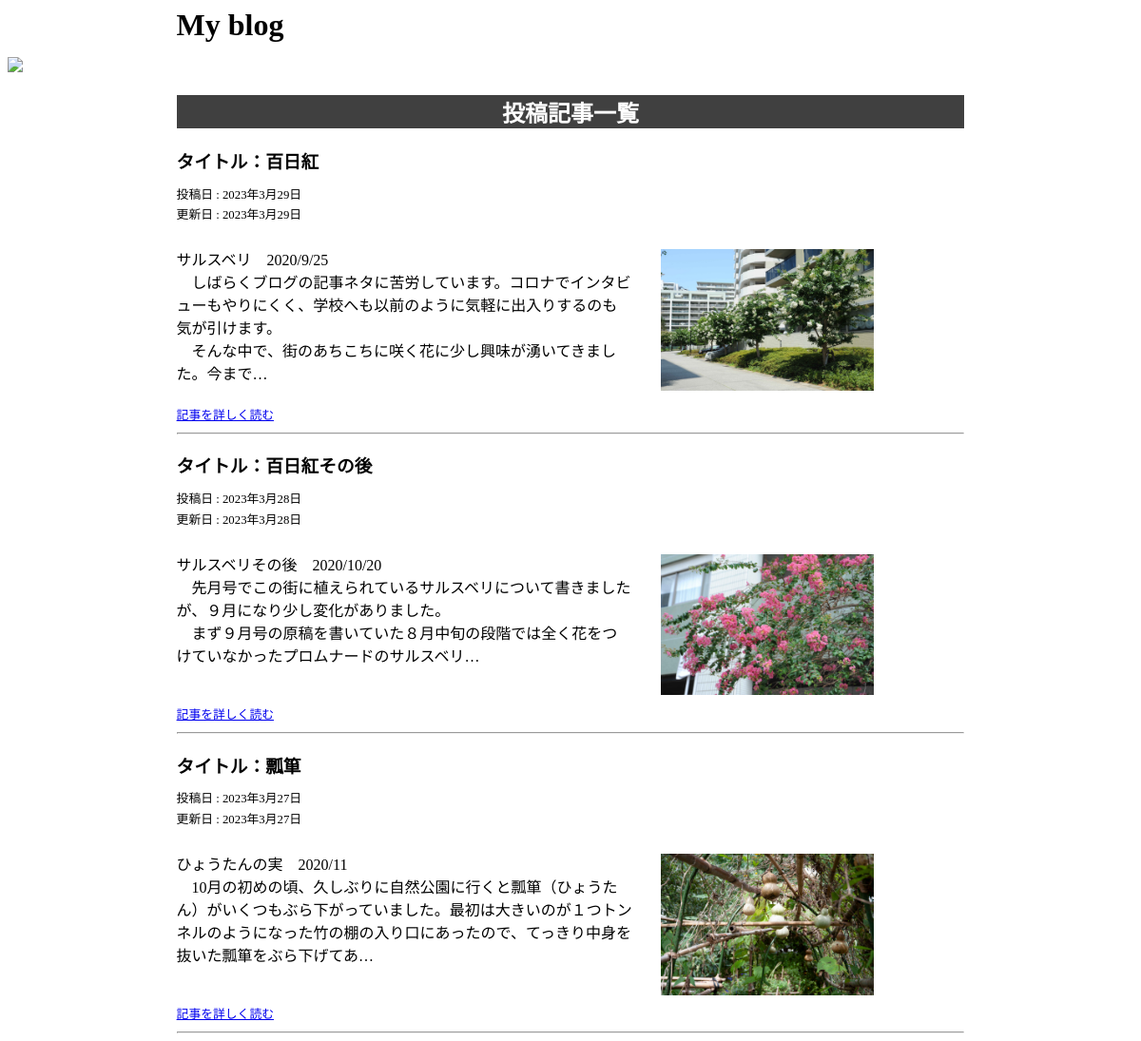
Screenshot of /blog/ with the database file from the repository.
### blog/models.py (models this page shows, shortened)
class Post(models.Model):
    title = models.CharField(max_length=40)
    text = models.TextField()
    image = models.ImageField(null = True, upload_to='media/images/')
    posted_at = models.DateField()
    updated_at = models.DateField()

### blog/views.py (the view)
# urls.py: path('',views.index,name='index'),
def index(request):
    posts = Post.objects.all()
    params = {
        'posts':posts
    }
    return render(request, 'blog/index.html',params)

### blog/templates/blog/index.html (shortened to what this page needs)
{% load static %}
<!DOCTYPE html>
<html lang="ja">
<head>
    <link rel="stylesheet" href="{% static 'blog/css/style.css' %}">
</head>
<body>
    <h1>My blog</h1>
    <img src="{% static 'blog/images/TopPhoto.jpg' %}">
    <div class="container">
    <h2>投稿記事一覧</h2>
    {% for post in posts %}
    <div>
    <h3>タイトル：{{ post.title }}</h3>
    <p class="day">投稿日 : {{ post.posted_at }}</p>
    <p class="day">更新日 : {{ post.updated_at }}</p>
    <div class="post">
        <div class="post_text">
            <p>{{ post.text|truncatechars:120|linebreaks }}</p>
        </div>
        <div class="post_image">
            <br><img src="{{ post.image.url }}" >
        </div>
    </div>
    <p class="day"><a href="{% url 'detail' post.id %}">記事を詳しく読む </a></p>
    <hr />
    </div>
    {% endfor %}
    </div>
</body>
</html>

### blog/static/blog/css/style.css (style rules this page uses)
h1 { font-weight: 600; color: #000; width: 70%; margin: 0 auto 15px auto; }
h2 { text-align: center; color: #fff; background-color: #404040; }
img { width: 100%; max-width: 1200px; margin: 0 auto; }
.container { width: 70%; margin: 0 auto; }
.day { font-size: 0.8em; line-height: 0.7; }
.post { display: grid; grid-template-columns: 3fr 2fr; gap: 0 30px; }
.post_image { width: 70%; }

### rows the page displays
Post: title "百日紅", posted_at "2023年3月29日", updated_at "2023年3月29日", text "サルスベリ 2020/9/25 しばらくブログの記事ネタに苦労しています。コロナでインタビューもやりにくく、学校へも以前のように気軽に出入りするのも気が引けます。 そんな中で、街のあちこちに咲く花に少し興味が湧いてきました。今まで…", image (picture)
Post: title "百日紅その後", posted_at "2023年3月28日", updated_at "2023年3月28日", text "サルスベリその後 2020/10/20 先月号でこの街に植えられているサルスベリについて書きましたが、９月になり少し変化がありました。 まず９月号の原稿を書いていた８月中旬の段階では全く花をつけていなかったプロムナードのサルスベリ…", image (picture)
Post: title "瓢箪", posted_at "2023年3月27日", updated_at "2023年3月27日", text "ひょうたんの実 2020/11 10月の初めの頃、久しぶりに自然公園に行くと瓢箪（ひょうたん）がいくつもぶら下がっていました。最初は大きいのが１つトンネルのようになった竹の棚の入り口にあったので、てっきり中身を抜いた瓢箪をぶら下げてあ…", image (picture)
